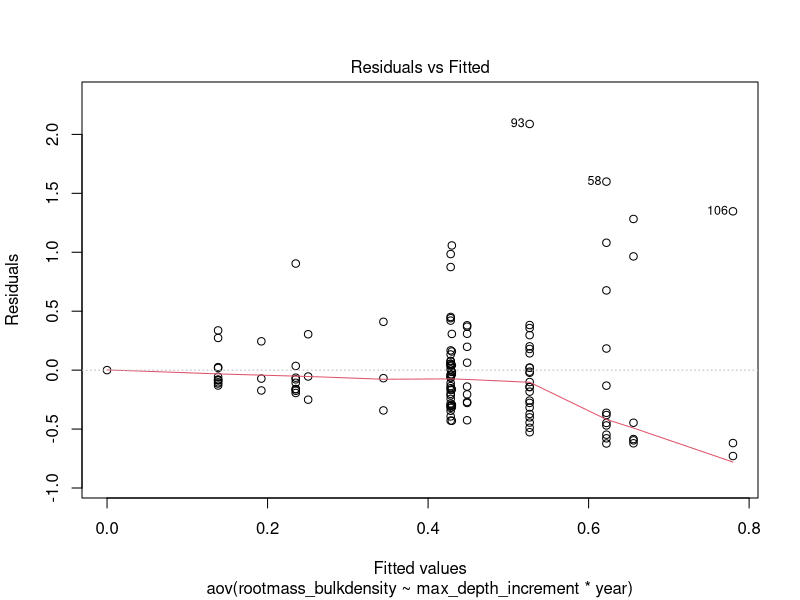
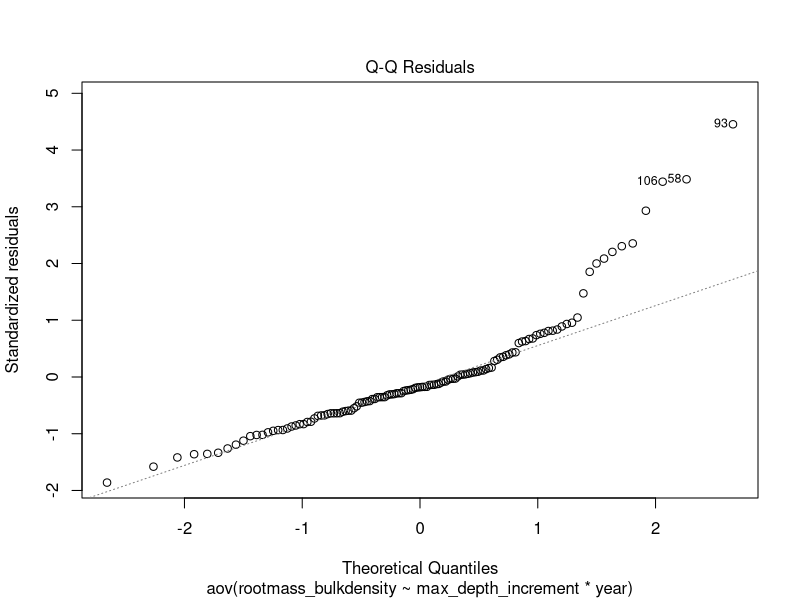
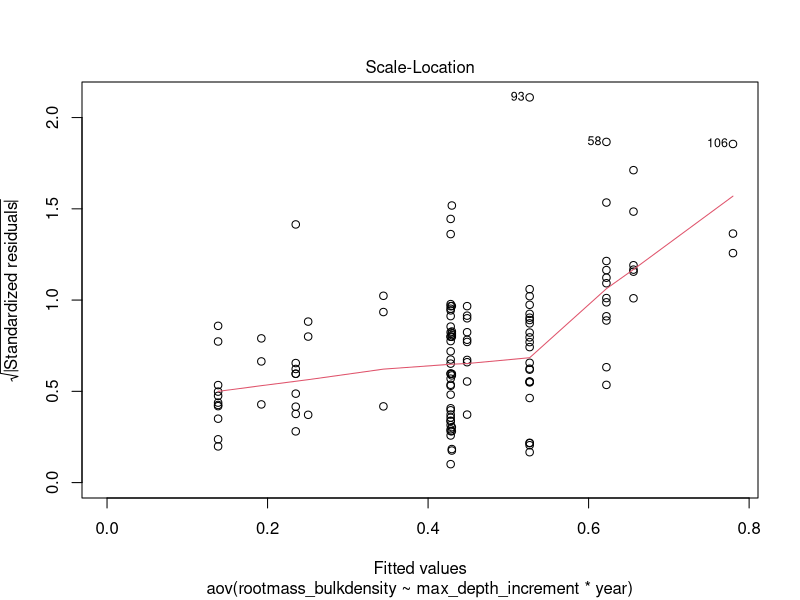
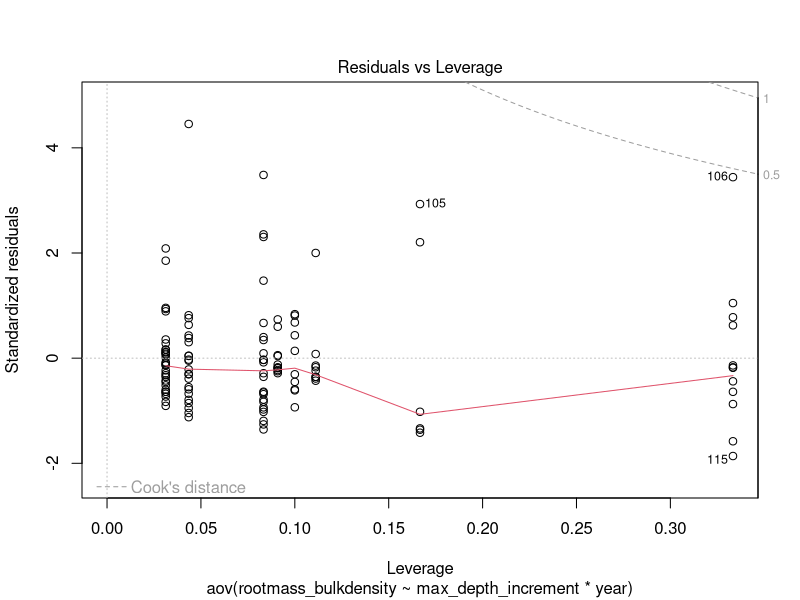
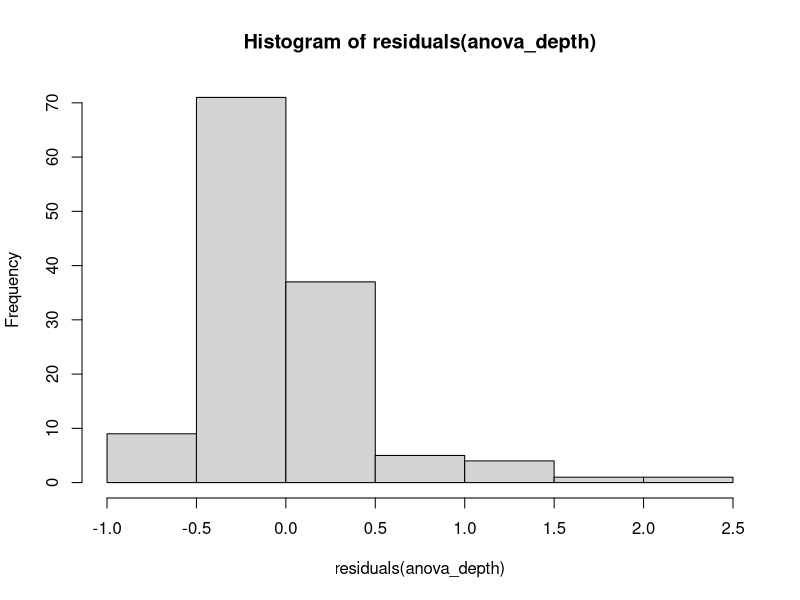

Here is the R script that generated these plots, in order: (Note: this script raises an error after producing the figures.)
# RQ1 PART 3: SIGNIFICANT DIFFERENCE BETWEEN 2023 AND 2024 ROOT BIOMASS BY DEPTH 
# 16/01/2026

# LOAD LIBRARIES----
library(dplyr)
library(ggplot2)
library(tidyr)
library(readxl)
library(emmeans)

# LOAD DATA----
QHI_combined_data <- read_excel("datasets/QHI_roots_data/QHI_combined_data.xlsx")

# CLEAN DATA ----
QHI_combined_data$year <- as.factor(QHI_combined_data$year)
QHI_combined_data <- QHI_combined_data %>%
  mutate(rootmass_bulkdensity = as.numeric(rootmass_bulkdensity)) %>%
  filter(!is.na(rootmass_bulkdensity)) %>%
  # remove row 32
  filter(row_number() != 32)
QHI_combined_data$max_depth_increment <- as.factor(QHI_combined_data$max_depth_increment)

# removed outlier row 32 which had rootmass_bulkdensity of 5.98 g/cm3, likely a data entry error 
# see notebook for further laboratory explanation 


# QUESTION ----
# Is there a significant difference in root biomass between 2023 and 2024 across different soil depths?
# i.e. what is the relationship between root biomass and depth? How does this vary between years and if so is it significant?

# TWO WAY ANOVA----
# because have two explanatory variables of year and depth (depth treated as categorical here)
anova_depth<- aov(rootmass_bulkdensity ~ max_depth_increment * year, data = QHI_combined_data)
summary(anova_depth)

# effect of depth on root biomass density does not differ between years (p= 0.203)
# biomass density and depth also do not have a significant relationship (positive, p = 0.571)
  # higher biomass at deeper depths, could be due to thawing and more available space for roots to grow
  # see rq1_4 for biomass, depths by community type analysis, could be that more graminoids deeper down? 


# what's the relationship between depth and biomass for 2024 
anova_2024<- aov(rootmass_bulkdensity ~ max_depth_increment, data = filter(QHI_combined_data, year == "2024"))
summary(anova_2024)

# positive, but not significant (p=0.656)

# what's the relationship between depth and biomass for 2023
anova_2023<- aov(rootmass_bulkdensity ~ max_depth_increment, data = filter(QHI_combined_data, year == "2023"))
summary(anova_2023)
# positive and not significant (p=0.231)

# BUT WE NEED TO NOTE!!
  # sample size imbalance- could be a significant difference in 2024 but not enough data compared to 2023 to determine this (107 vs 27)
 

# CHECK ASSUMPTIONS----
# normality of residuals
plot(anova_depth)
shapiro.test(residuals(anova_depth))
hist(residuals(anova_depth))
# not normal distribution

# homogeneity of variance
bartlett.test(rootmass_bulkdensity ~ interaction(max_depth_increment, year), data = QHI_combined_data)

plot(anova_depth)

# TRANSFORMING DATA----
# log transform
QHI_combined_data <- QHI_combined_data %>% 
  mutate(log_root_biomass = log(root_dry_biomass_total + 1)) # log transform to deal with zeros
anova_depth_log<- aov(log_root_biomass ~ max_depth_increment * year, data = QHI_combined_data)
summary(anova_depth_log)

shapiro.test(residuals(anova_depth_log))
hist(residuals(anova_depth_log))
# no better 

# cube root
QHI_combined_data <- QHI_combined_data %>% 
  mutate(cube_root_biomass = (rootmass_bulkdensity)^(1/3)) 
anova_depth_cuberoot<- aov(cube_root_biomass ~ max_depth_increment * year, data = QHI_combined_data)
summary(anova_depth_cuberoot)

shapiro.test(residuals(anova_depth_cuberoot))
hist(residuals(anova_depth_cuberoot))
# now more normally distrubuted, use this in analysis

# FINAL ANOVA RESULTS AFTER TRANSFORMATION----
anova_depth_cuberoot<- aov(cube_root_biomass ~ max_depth_increment * year, data = QHI_combined_data)
summary(anova_depth_cuberoot)

# only significant effect with biomass and depth (p= 0.0327) When introduce year, no longer significant, 
# so no significant difference/changes in root biomass and depth  between 2023 and 2024, similar relationships/trends in biomass
# see 1.4 for investigating by community type

# what's the relationship between depth and biomass for 2024 
anova_2024_cuberoot<- aov(cube_root_biomass ~ max_depth_increment, data = filter(QHI_combined_data, year == "2024"))
summary(anova_2024_cuberoot)
# not significant (0.869)

# what's the relationship between depth and biomass for 2023
anova_2023_cuberoot<- aov(cube_root_biomass ~ max_depth_increment, data = filter(QHI_combined_data, year == "2023"))
summary(anova_2023_cuberoot)
# 2023 is significant (p= 0.0269)

# BUT WE NEED TO NOTE (as before)!!
  # sample size imbalance- could be a significant difference in 2024 but not enough data compared to 2023 to determine this (107 vs 27)
 
